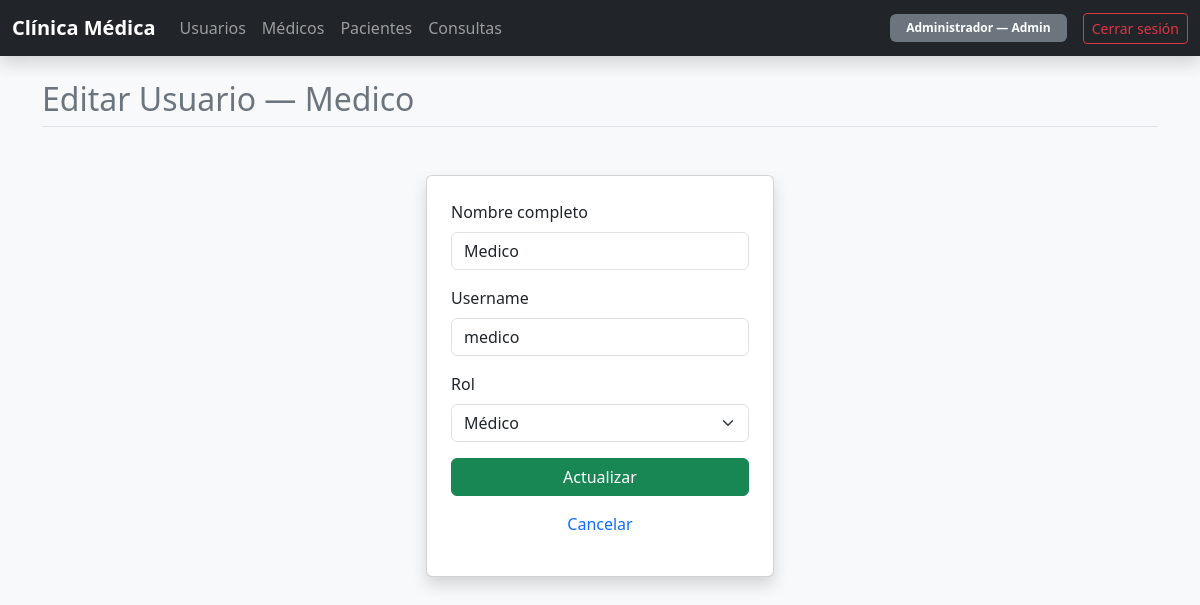
Page /usuarios/editar/2 (signed in) on the committed database.
### models/usuario_model.py (models this page shows, shortened)
class Usuario(UserMixin, db.Model):
    __tablename__ = 'usuarios'
    id_usuario = db.Column(db.Integer, primary_key=True)
    nombre     = db.Column(db.String(100), nullable=False)
    username   = db.Column(db.String(50),  unique=True, nullable=False)
    password   = db.Column(db.String(255), nullable=False)
    rol        = db.Column(db.String(20),  nullable=False)  # 'admin' | 'medico' | 'paciente'
    medico   = db.relationship('Medico',   back_populates='usuario',
                               uselist=False, cascade='all, delete-orphan')
    paciente = db.relationship('Paciente', back_populates='usuario',
                               uselist=False, cascade='all, delete-orphan')

### controllers/usuario_controller.py (the view, shortened to what this page needs)
@usuario_bp.route('/editar/<int:id_usuario>', methods=['GET', 'POST'])
@login_required
@solo_admin
def editar(id_usuario):
    u = Usuario.query.get_or_404(id_usuario)
    return render_editar(u)

### database.py (called while the page is built)
def solo_admin(f):
    @wraps(f)
    def decorated(*args, **kwargs):
        if not current_user.is_authenticated or current_user.rol != 'admin':
            abort(403)
        return f(*args, **kwargs)
    return decorated

### models/usuario_model.py (called while the page is built)
@login_manager.user_loader
def load_user(user_id):
    return Usuario.query.get(int(user_id))

### views/usuario_view.py (called while the page is built)
def render_editar(usuario):
    return render_template('usuarios/edit.html', usuario=usuario)

### templates/usuarios/edit.html (shortened to what this page needs)
{% extends 'base.html' %}
{% block page_title %}Editar Usuario — {{ usuario.nombre }}{% endblock %}
{% block content %}
  <div class="container mt-5">
    <div class="row justify-content-center">
      <div class="col-md-4">
        <div class="card shadow p-4">
          <form method="POST" class="form-center">
            <div class="mb-3">
              <label for="nombre" class="form-label">Nombre completo</label><br>
              <input type="text" id="nombre" name="nombre" value="{{ usuario.nombre }}" class="form-control" required>
            </div>
            <div class="mb-3">
              <label for="username" class="form-label">Username</label>
              <input type="text" id="username" name="username" value="{{ usuario.username }}" class="form-control" required>
            </div>
            <div class="mb-3">
              <label for="rol" class="form-label">Rol</label><br>
              <select id="rol" name="rol" class="form-select">
                <option value="medico"   {% if usuario.rol == 'medico' %}selected{% endif %}>Médico</option>
              </select>
            </div>
            <div class="d-grid">
              <button type="submit" class="btn btn-success">Actualizar</button>
            </div>
          </form>
          <p class="text-center mt-3">
            <a href="{{ url_for('usuarios.index') }}" class="text-decoration-none">Cancelar</a>
          </p>
        </div>
      </div>
    </div>
  </div>
{% endblock %}

### templates/base.html (shortened to what this page needs)
<!doctype html>
<html lang="es">
  <head>
    <link href="https://cdn.jsdelivr.net/npm/bootstrap@5.3.3/dist/css/bootstrap.min.css" rel="stylesheet">
  </head>
  <body class="bg-light">
    {% if current_user.is_authenticated %}
      <nav class="navbar navbar-expand-lg navbar-dark bg-dark shadow mb-4">
        <div class="container-fluid">
          <a class="navbar-brand fw-bold" href="{{ url_for('dashboard') }}">Clínica Médica</a>
          <div class="collapse navbar-collapse" id="navbarClinica">
            <ul class="navbar-nav me-auto mb-2 mb-lg-0">
              {% if current_user.rol == 'admin' %}
                <li class="nav-item"><a class="nav-link" href="{{ url_for('usuarios.index') }}">Usuarios</a></li>
                <li class="nav-item"><a class="nav-link" href="{{ url_for('medicos.listar') }}">Médicos</a></li>
                <li class="nav-item"><a class="nav-link" href="{{ url_for('pacientes.listar') }}">Pacientes</a></li>
                <li class="nav-item"><a class="nav-link" href="{{ url_for('consultas.listar') }}">Consultas</a></li>
              {% endif %}
            </ul>
            <div class="d-flex align-items-center gap-3">
              <span class="badge bg-secondary px-3 py-2 text-capitalize">
                {{ current_user.nombre }} — <span class="fw-bold">{{ current_user.rol }}</span>
              </span>
              <a href="{{ url_for('auth.logout') }}" class="btn btn-outline-danger btn-sm">Cerrar sesión</a>
            </div>
          </div>
        </div>
      </nav>
      <div class="container my-4">
        <h2 class="mb-4 border-bottom pb-2 text-secondary">{% block page_title %}{% endblock %}</h2>
        {% block content %}{% endblock %}
      </div>
    {% endif %}
  </body>
</html>

### rows in the picture
Usuario: nombre "Administrador", rol "Admin"
Usuario: nombre "Medico", username "medico", rol "Médico"
